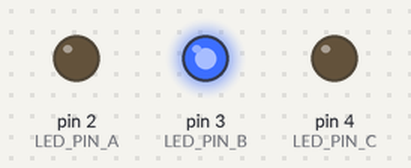
Bench run of a sketch on a simulated Arduino Uno, built with avr-gcc and run on an emulated ATmega328P. On the bench: output pins drawn as LEDs (lit = HIGH).

Above: at 0.1 s.
Timing chart, 0 to 1.6 s (numbered marks = the images above):
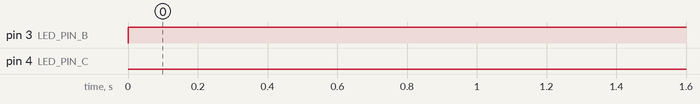

The sketch:

Light_Chaser.ino
```cpp
/*
  Light Chaser

  Creates a pattern between three LEDs where the light "bounces" from
  one side to the other as seen below:

   ON     OFF    OFF
    _      _      _
  ( X )  (   )  (   )
   | \    | \    | \

   OFF    ON     OFF
    _      _      _
  (   )  ( X )  (   )
   | \    | \    | \

   OFF    OFF    ON
    _      _      _
  (   )  (   )  ( X )
   | \    | \    | \

   OFF    ON     OFF
    _      _      _
  (   )  ( X )  (   )
   | \    | \    | \

  The wiring for this project can be found at:
  https://www.tinkercad.com/things/8FcHcW8JIDW

  Created 7 May 2022
  by Jonathan Purcell

  This code, among others, can be found in my GitHub repository:
  https://github.com/jonathan0purcell/Electronic-Control-Project-User-Guide-1.git
*/

// Define the pin number for the LEDs that we will be turning on and off
#define LED_PIN_A 2
#define LED_PIN_B 3
#define LED_PIN_C 4

// The setup function runs once when you press reset or power the board
void setup() {
  // Initialize digital pins(Defined above) as an outputs.
  pinMode(LED_PIN_A, OUTPUT);
  pinMode(LED_PIN_B, OUTPUT);
  pinMode(LED_PIN_C, OUTPUT);
}

// Function allows customizable patterns with the three LEDs - Also saves space in loop() function
void ledPattern(const int OUT_A, const int OUT_B, const int OUT_C) {
  // Turns on the three LEDs according to the arguments passed to the function
  digitalWrite(LED_PIN_A, OUT_A);
  digitalWrite(LED_PIN_B, OUT_B);
  digitalWrite(LED_PIN_C, OUT_C);
}

// The loop function runs over and over again forever
void loop() {
  ledPattern(HIGH, LOW, LOW);     // Turns on the first LED
  ledPattern(LOW, HIGH, LOW);     // Turns on the second LED
  ledPattern(LOW, LOW, HIGH);     // Turns on the third LED
  ledPattern(LOW, HIGH, LOW);     // Turns on the second LED (This acts as a "bounce" back)
  delay(100);
}
```

Measured:
- by itself, pin 3 (LED_PIN_B): LOW → HIGH at 0.00 s
